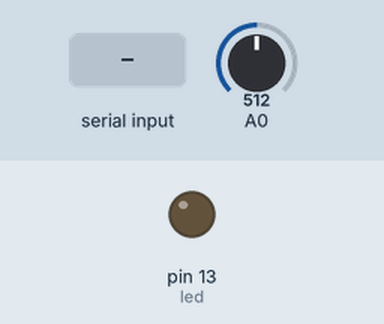
Simulated run of this sketch. Board: Arduino Uno, built with avr-gcc and run on an emulated ATmega328P. Parts: output pins drawn as LEDs (lit = HIGH). Inputs (shaded band) come from the test bench; at power-on: A0 = 512. What the sketch prints to the serial monitor is not drawn.

Above: at 1.2 s.
1.3 s: "a" received over Serial
At 2.8 s:
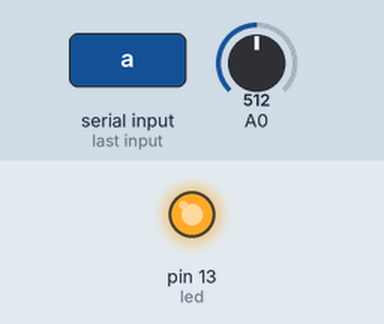
4.5 s: "b" received over Serial
Timing chart, 0 to 7.5 s (numbered marks = the images above; inputs shaded):
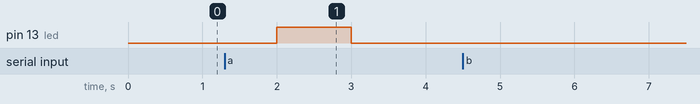

The sketch:

Domotica.ino
```cpp
int option='a';
int led = 13;
int centinela;
int sensor = 0;
int salida = 0;

void setup()
{
  Serial.begin(9600);
  pinMode(led, OUTPUT);
}

void loop()
{
  //si existe datos disponibles los leemos
  if (Serial.available()>0)
  {
    //leemos la opcion enviada
    option=Serial.read();

    if(option=='a')
    {
      digitalWrite(led, HIGH);              // ACTIVA RELAY DE LA PUERTA
      delay(1000);
      digitalWrite(led, LOW);               // DESACTIVA RELAY DE LA PUERTA Y PROTEGE SELENOIDE
      delay(100);
      Serial.println("(ok1)"); // ENVIA MENSAJE A TELEFONO
      Serial.println("(ok1)");
      Serial.println("(ok1)");
      Serial.println("(ok1)");
      Serial.println("(ok1)");
      Serial.println("(ok1)");
      Serial.println("(ok1)");
      Serial.println("(ok1)");
      Serial.println("(ok1)");
      Serial.println("(ok1)");
      centinela = 0;                        // DESSACTIVA ALARMA
    }
    if(option=='c')
    {
      digitalWrite(led, HIGH);              // ACTIVA RELAY DE LA PUERTA
      delay(1000);
      digitalWrite(led, LOW);               // DESACTIVA RELAY DE LA PUERTA Y PROTEGE SELENOIDE
      delay(100);
      Serial.println("(ok2)"); // ENVIA MENSAJE A TELEFONO
      Serial.println("(ok2)");
      Serial.println("(ok2)");
      Serial.println("(ok2)");
      Serial.println("(ok2)");
      Serial.println("(ok2)");
      Serial.println("(ok2)");
      Serial.println("(ok2)");
      Serial.println("(ok2)");
      Serial.println("(ok2)");
      centinela = 0;                        // DESSACTIVA ALARMA
    }
    if(option=='b')
    {
      centinela = 1;
      Serial.println(" SISTEMA EN ALERTA "); // ENVIA MENSAJE A TELEFONO
    }
  }
  sensor = analogRead(A0);
  salida = map(sensor, 0, 1023, 0, 255);
  //Serial.println(sensor);
  if (option=='b')
  {
    if(salida>100)
    {
      Serial.println("int");
    }
  }
  delay(1000);


}
```

Measured:
- after the input at 1.3 s, pin 13 (led): LOW → HIGH after 0.70 s, → LOW 1.0 s later
- after the input at 4.5 s, every drawn part: stays the same
